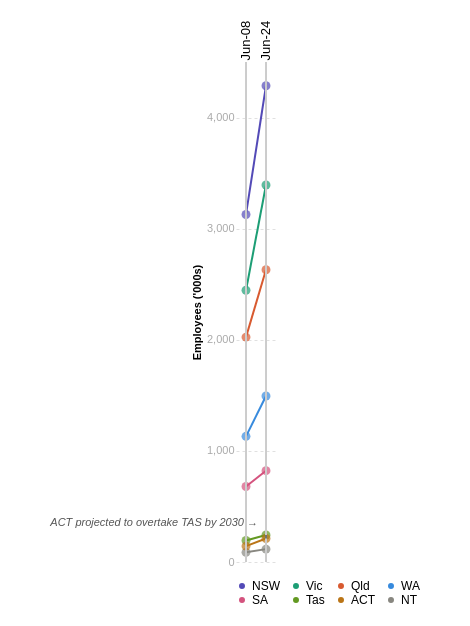

Write the Vega-Lite specification saved for this chart.
### Vega-Lite specification from a JSON file in a GitHub repository (floating-point values rounded to 4 significant figures)
{"$schema": "https://vega.github.io/schema/vega-lite/v5.json", "width": "container", "height": 500, "padding": {"left": 50, "right": 50, "top": 20, "bottom": 20}, "data": {"values": [{"year": "Jun-08", "state": "NSW", "employment": 3128.0}, {"year": "Jun-08", "state": "Vic", "employment": 2446.0}, {"year": "Jun-08", "state": "Qld", "employment": 2024.0}, {"year": "Jun-08", "state": "SA", "employment": 679.4}, {"year": "Jun-08", "state": "WA", "employment": 1131.0}, {"year": "Jun-08", "state": "Tas", "employment": 193.3}, {"year": "Jun-08", "state": "NT", "employment": 86.8}, {"year": "Jun-08", "state": "ACT", "employment": 143.1}, {"year": "Jun-24", "state": "NSW", "employment": 4286.0}, {"year": "Jun-24", "state": "Vic", "employment": 3393.0}, {"year": "Jun-24", "state": "Qld", "employment": 2630.0}, {"year": "Jun-24", "state": "SA", "employment": 821.6}, {"year": "Jun-24", "state": "WA", "employment": 1494.0}, {"year": "Jun-24", "state": "Tas", "employment": 242.9}, {"year": "Jun-24", "state": "NT", "employment": 115.9}, {"year": "Jun-24", "state": "ACT", "employment": 211.3}]}, "layer": [{"mark": {"type": "line", "strokeWidth": 2}, "encoding": {"x": {"field": "year", "type": "ordinal", "axis": {"title": null, "labelFontSize": 13, "domain": false, "ticks": false, "orient": "top"}}, "y": {"field": "employment", "type": "quantitative", "axis": {"tickCount": 9, "values": [0, 500, 1000, 1500, 2000, 2500, 3000, 3500, 4000, 4500], "title": "Employees ('000s)", "domain": false, "ticks": false, "gridColor": "#e0e0e0", "gridDash": [3, 3], "labelFontSize": 11, "labelColor": "#aaa", "format": ",.0f"}, "scale": {"domain": [0, 4500]}}, "color": {"field": "state", "type": "nominal", "scale": {"domain": ["NSW", "Vic", "Qld", "WA", "SA", "Tas", "ACT", "NT"], "range": ["#534AB7", "#1D9E75", "#D85A30", "#378ADD", "#D4537E", "#639922", "#BA7517", "#888780"]}, "legend": {"title": null, "orient": "bottom", "columns": 4, "labelFontSize": 12, "symbolType": "circle", "symbolSize": 20}}, "detail": {"field": "state"}}}, {"mark": {"type": "circle", "size": 80}, "encoding": {"x": {"field": "year", "type": "ordinal"}, "y": {"field": "employment", "type": "quantitative"}, "color": {"field": "state", "type": "nominal", "legend": null, "scale": {"domain": ["NSW", "Vic", "Qld", "WA", "SA", "Tas", "ACT", "NT"], "scheme": "accent"}}, "tooltip": [{"field": "state", "title": "State"}, {"field": "year", "title": "Year"}, {"field": "employment", "title": "Employment ('000s)", "format": ",.1f"}]}}, {"mark": {"type": "rule", "strokeWidth": 1, "color": "#ccc"}, "encoding": {"x": {"field": "year", "type": "ordinal"}}}, {"data": {"values": [{"year": "Jun-24", "employment": 260, "label": "ACT projected to overtake TAS by 2030 →"}]}, "mark": {"type": "text", "align": "right", "fontSize": 11, "fontStyle": "italic", "color": "#555", "dx": -8, "dy": -10}, "encoding": {"x": {"field": "year", "type": "ordinal"}, "y": {"field": "employment", "type": "quantitative"}, "text": {"field": "label"}}}, {"data": {"values": [{"year": "Jun-24", "y1": 242.9, "y2": 211.3}]}, "mark": {"type": "rule", "strokeWidth": 1.5, "strokeDash": [4, 2], "color": "#555"}, "encoding": {"x": {"field": "year", "type": "ordinal"}, "y": {"field": "y1", "type": "quantitative"}, "y2": {"field": "y2"}}}], "config": {"view": {"stroke": null}}}
